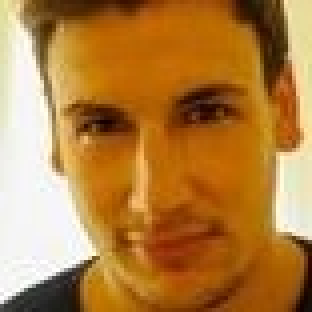
#> input picture known faces/adam_mitchell.jpg, 78 x 78 px (shown 4 times larger); its folder holds only this picture in this run
$ python -i face_utils.py   (imports and definitions only)
#> lines starting #> are read from the running program, lines starting #| are printed output that depends on the picture
import cv2
import numpy as np
import os
from typing import Tuple, List, Dict, Optional

class FaceDetector:
    """Face detection and recognition utility class."""

    # [36 lines left out: functions __init__, detect_faces, not called in this run]

class FaceRecognizer:
    """Face recognition utility class."""

    def __init__(self, threshold: float = 0.65):
        """Initialize the face recognizer.

        Args:
            threshold (float): Similarity threshold for recognition
        """
        self.threshold = threshold
        self.known_faces: Dict[str, np.ndarray] = {}
        self.known_faces_dir = "known faces"

        # Create directory if it doesn't exist
        if not os.path.exists(self.known_faces_dir):
            os.makedirs(self.known_faces_dir)

        # Load existing known faces
        self._load_known_faces()

    def _load_known_faces(self):
        """Load known faces from disk."""
        for filename in os.listdir(self.known_faces_dir):
            if filename.endswith(('.png', '.jpg', '.jpeg')):
                name = os.path.splitext(filename)[0]
                img_path = os.path.join(self.known_faces_dir, filename)
                try:
                    img = cv2.imread(img_path, cv2.IMREAD_GRAYSCALE)
                    if img is not None:
                        # Preprocess the loaded face
                        img = self._preprocess_face(img)
                        self.known_faces[name] = img
                        print(f"Loaded face for {name}")
                except Exception as e:
                    print(f"Error loading face for {name}: {e}")

    # [39 lines left out: function add_face, not called in this run]

    def _calculate_similarity(self, face1: np.ndarray, face2: np.ndarray) -> float:
        """Calculate similarity between two face images.

        Args:
            face1 (np.ndarray): First face image
            face2 (np.ndarray): Second face image

        Returns:
            float: Similarity score between 0 and 1
        """
        try:
            # Standardize size
            size = (100, 100)
            face1 = cv2.resize(face1, size)
            face2 = cv2.resize(face2, size)

            # Apply histogram equalization for better contrast
            face1 = cv2.equalizeHist(face1)

            # Calculate normalized cross-correlation
            result = cv2.matchTemplate(face1, face2, cv2.TM_CCORR_NORMED)
            correlation = float(result[0][0])

            # Calculate structural similarity
            mean1 = float(np.mean(face1))
            mean2 = float(np.mean(face2))
            std1 = float(np.std(face1))
            std2 = float(np.std(face2))
            covariance = float(np.mean((face1 - mean1) * (face2 - mean2)))

            # Avoid division by zero
            denominator = float((mean1**2 + mean2**2) * (std1**2 + std2**2))
            if denominator == 0:
                ssim_score = 0.0
            else:
                ssim_score = float((2 * mean1 * mean2) * (2 * covariance) / denominator)

            # Combine scores with weights and ensure float return
            similarity = float(0.7 * correlation + 0.3 * max(0, ssim_score))
            return similarity

        except Exception as e:
            print(f"Error calculating similarity: {e}")
            return 0.0

    def recognize_face(self, face_image: np.ndarray) -> Tuple[Optional[str], float]:
        """Recognize a face from known faces.

        Args:
            face_image (np.ndarray): Face image to recognize

        Returns:
            Tuple[str, float]: (Name of best match, similarity score)
        """
        try:
            # Preprocess the face
            face = self._preprocess_face(face_image)

            best_match = None
            best_similarity = float(0.65)  # Minimum threshold

            for name, known_face in self.known_faces.items():
                try:
                    similarity = float(self._calculate_similarity(face, known_face))
                    if similarity > best_similarity:
                        best_similarity = similarity
                        best_match = name
                except Exception as e:
                    print(f"Error comparing with {name}: {e}")
                    continue

            return best_match, float(best_similarity)
        except Exception as e:
            print(f"Error recognizing face: {e}")
            return None, 0.0

    def _preprocess_face(self, face: np.ndarray, size: Tuple[int, int] = (100, 100)) -> np.ndarray:
        """Preprocess face image for recognition.

        Args:
            face (np.ndarray): Input face image
            size (tuple): Target size for face image

        Returns:
            np.ndarray: Preprocessed face image
        """
        try:
            # Convert to grayscale if not already
            if len(face.shape) == 3:
                face = cv2.cvtColor(face, cv2.COLOR_BGR2GRAY)

            # Resize to standard size
            face = cv2.resize(face, size)

            # Apply histogram equalization
            face = cv2.equalizeHist(face)

            return face
        except Exception as e:
            print(f"Error in face preprocessing: {e}")
            raise

class AttendanceManager:
    """Manage attendance records."""

    # [43 lines left out: functions __init__, mark_attendance, get_attendance_stats, not called in this run]

>>> import cv2
>>> picture = cv2.imread('../known faces/adam_mitchell.jpg')
#> picture is the input picture: shape (78, 78, 3); mean B, G, R 64.3, 127.4, 178.9
>>> result = FaceRecognizer().recognize_face(picture)
#> in _load_known_faces, `img = cv2.imread(img_path, cv2.IMREAD_GRAYSCALE)`:
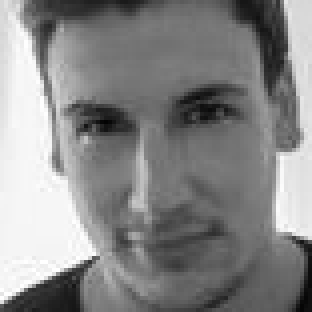
#> img: shape (78, 78) (shown 4 times larger); min 3, max 255, mean 135.5
#> in _preprocess_face, `face = cv2.resize(face, size)`:
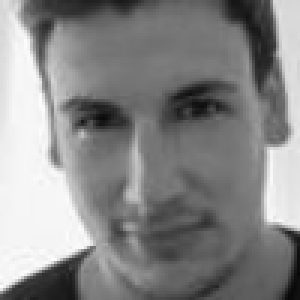
#> face: shape (100, 100) (shown 3 times larger); min 8, max 255, mean 135.4
#> in _preprocess_face, `face = cv2.equalizeHist(face)`:
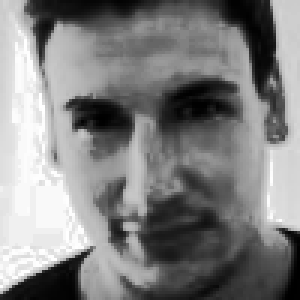
#> face: shape (100, 100) (shown 3 times larger); min 0, max 255, mean 128.7
#> the loop in recognize_face, `for name, known_face in self.known_faces.items():` made 1 pass
#> (name, size in _calculate_similarity, result in _calculate_similarity, correlation in _calculate_similarity, mean1 in _calculate_similarity, mean2 in _calculate_similarity, std1 in _calculate_similarity, std2 in _calculate_similarity) on pass 1: ('adam_mitchell', (100, 100), [1], 1, 128.6, 128.7, 74.02, 73.94)
#> after the loop in recognize_face, `for name, known_face in self.known_faces.items():`: best_similarity = 1
#> result = ('adam_mitchell', 1)

$ run again, on known faces/alisa_paavola.jpg
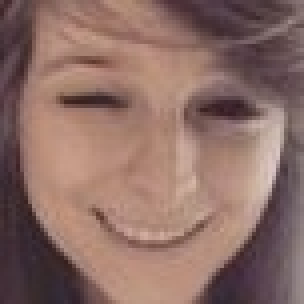
#> input picture known faces/alisa_paavola.jpg, 76 x 76 px (shown 4 times larger)
#> picture is the input picture: shape (76, 76, 3); mean B, G, R 102.2, 109.7, 140.9
#> in _load_known_faces, `img = cv2.imread(img_path, cv2.IMREAD_GRAYSCALE)`:
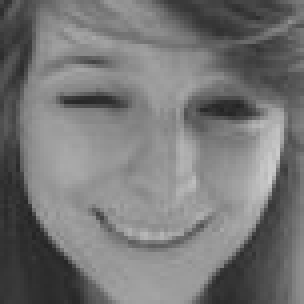
#> img: shape (76, 76) (shown 4 times larger); min 36, max 206, mean 118.2
#> in _preprocess_face, `face = cv2.equalizeHist(face)`:
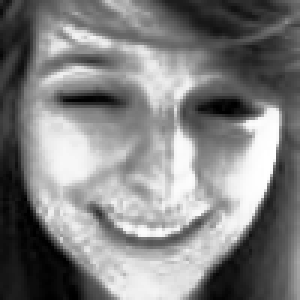
#> face: shape (100, 100) (shown 3 times larger); min 0, max 255, mean 128.7
#> the loop in recognize_face, `for name, known_face in self.known_faces.items():` made 1 pass
#> (name, size in _calculate_similarity, result in _calculate_similarity, correlation in _calculate_similarity, mean1 in _calculate_similarity, mean2 in _calculate_similarity, std1 in _calculate_similarity, std2 in _calculate_similarity) on pass 1: ('alisa_paavola', (100, 100), [1], 1, 128.6, 128.7, 74.16, 74.12)
#> after the loop in recognize_face, `for name, known_face in self.known_faces.items():`: best_similarity = 1
#> `result = FaceRecognizer().recognize_face(picture)`: result = ('alisa_paavola', 1)
